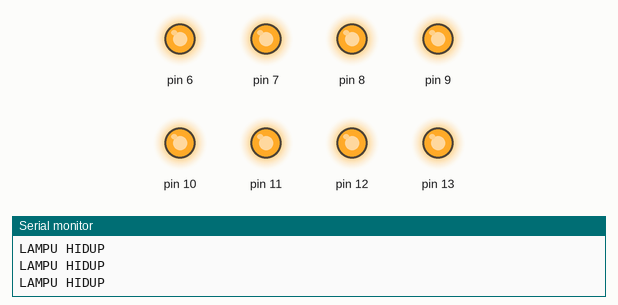
A sketch run on a simulated Arduino Uno, built with avr-gcc and run on an emulated ATmega328P. Shown: output pins drawn as LEDs (lit = HIGH), the last lines printed to the serial monitor.

Above: at 0.5 s.
At 3.6 s:
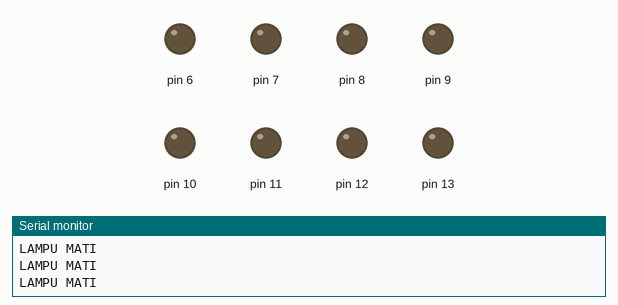
Timing chart, 0 to 4.8 s (numbered marks = the images above):
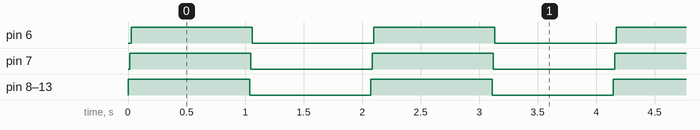

The sketch:

8_LED_MATI_NYALA.ino
```cpp
void setup() {
  Serial.begin(9600);
  pinMode(13, OUTPUT);
  pinMode(12, OUTPUT);
  pinMode(11, OUTPUT);
  pinMode(10, OUTPUT);
  pinMode(9, OUTPUT);
  pinMode(8, OUTPUT);
  pinMode(7, OUTPUT);
  pinMode(6, OUTPUT);
}

void loop() {
  digitalWrite(13, HIGH);
  Serial.println ("LAMPU HIDUP");
  digitalWrite(12, HIGH);
  Serial.println ("LAMPU HIDUP");
  digitalWrite(11, HIGH);
  Serial.println ("LAMPU HIDUP");
  digitalWrite(10, HIGH);
  Serial.println ("LAMPU HIDUP");
  digitalWrite(9, HIGH);
  Serial.println ("LAMPU HIDUP");
  digitalWrite(8, HIGH);
  Serial.println ("LAMPU HIDUP");
  digitalWrite(7, HIGH);
  Serial.println ("LAMPU HIDUP");
  digitalWrite(6, HIGH);
  Serial.println ("LAMPU HIDUP");
  delay(1000);

  digitalWrite(13, LOW);
  Serial.println ("LAMPU MATI");
  digitalWrite(12, LOW);
  Serial.println ("LAMPU MATI");
  digitalWrite(11, LOW);
  Serial.println ("LAMPU MATI");
  digitalWrite(10, LOW);
  Serial.println ("LAMPU MATI");
  digitalWrite(9, LOW);
  Serial.println ("LAMPU MATI");
  digitalWrite(8, LOW);
  Serial.println ("LAMPU MATI");
  digitalWrite(7, LOW);
  Serial.println ("LAMPU MATI");
  digitalWrite(6, LOW);
  Serial.println ("LAMPU MATI");
  delay(1000);
}
```

Measured:
- by itself, pin 6–13: alternates HIGH for 1.0 s and LOW for 1.0 s
